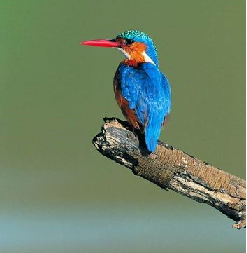
#> input picture BGR2HSI_BGR2HSV/1.jpg, 247 x 253 px
$ python hope.py
#> lines starting #> are read from the running program, lines starting #| are printed output that depends on the picture; after the words box and inside, x2 and y2 are one past the last pixel; in counts of white or black regions, pixels touching at a corner belong together
#> further down, rgb_img is the input picture: shape (253, 247, 3); mean B, G, R 103.5, 130.6, 110.3
import cv2
import numpy as np

def RGB2HSI(rgb_img):
    rgb_img = rgb_img.astype(float) / 255
    b, g, r = cv2.split(rgb_img)
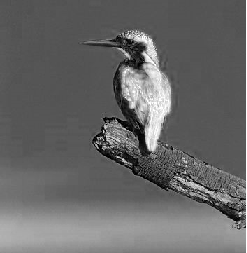
#> b: shape (253, 247) float64; min 0, max 1, mean 0.406
    numerator = 0.5 * ((r - g) + (r - b))
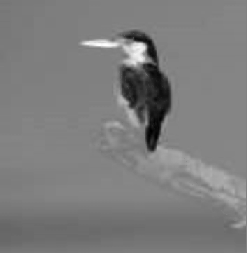
#> numerator: shape (253, 247) float64; min -0.788, max 0.763, mean -0.0265; drawn with min black and max white
    denominator = np.sqrt((r - g)**2 + (r - b) * (g - b))
    theta = np.arccos(numerator / (denominator + 1e-5))
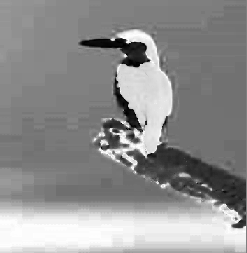
#> theta: shape (253, 247) float64; min 0.00626, max 3.14, mean 1.77; drawn with min black and max white
    h = theta.copy()
    h[b > g] = 2 * np.pi - h[b > g]
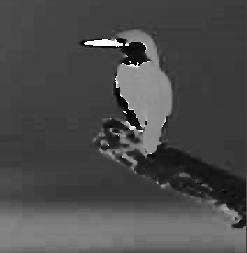
#> h: shape (253, 247) float64; 8.13% of pixels changed, all inside (x1, y1, x2, y2) = (0, 34, 240, 246); drawn with min black and max white
    h /= 2 * np.pi
    s = 1 - 3 * np.minimum(np.minimum(r, g), b) / (r + g + b + 1e-5)
    i = (r + g + b) / 3
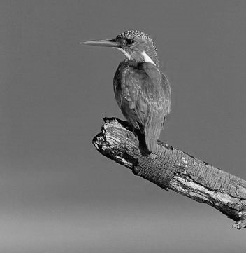
#> i: shape (253, 247) float64; min 0, max 1, mean 0.45
    hsi_img = cv2.merge((h, s, i))
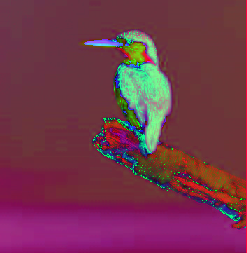
#> hsi_img: shape (253, 247, 3) float64; mean of channels 0, 1, 2 0.294, 0.215, 0.45; drawn as B, G, R
    hsi_img = (hsi_img * 255).astype(np.uint8)

    return hsi_img

def RGB2HSV(rgb_img):
    hsv_img = np.zeros_like(rgb_img, dtype=np.uint8)

    for i in range(rgb_img.shape[0]):
        for j in range(rgb_img.shape[1]):
            B = rgb_img[i, j, 0] / 255.0
            G = rgb_img[i, j, 1] / 255.0
            R = rgb_img[i, j, 2] / 255.0
            V = max(B, G, R)
            vmin = min(B, G, R)
            diff = V - vmin
            S = diff / (abs(V) + np.finfo(float).eps)
            diff = 60.0 / (diff + np.finfo(float).eps)
            if V == B:
                H = 240.0 + (R - G) * diff
            elif V == G:
                H = 120.0 + (B - R) * diff
            elif V == R:
                H = (G - B) * diff
            H = H + 360.0 if H < 0.0 else H
            hsv_img[i, j, 0] = int(H / 2)
            hsv_img[i, j, 1] = int(S * 255)
            hsv_img[i, j, 2] = int(V * 255)
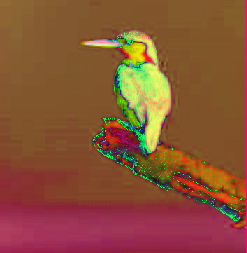
#> hsv_img: shape (253, 247, 3); mean B, G, R 52.8, 82.5, 136.5
    return hsv_img


rgb_img = cv2.imread('1.jpg', cv2.IMREAD_COLOR)
hsi_img = RGB2HSI(rgb_img)
hsv_img = RGB2HSV(rgb_img)
hsv_img_cv2 = cv2.cvtColor(rgb_img, cv2.COLOR_BGR2HSV)
#> hsv_img_cv2: shape (253, 247, 3); mean H, S, V 52.9, 83, 136.5

cv2.imshow("Origin", rgb_img)
cv2.imshow("HSI", hsi_img)
cv2.imshow("HSV", hsv_img)
cv2.imshow("HSV_cv2", hsv_img_cv2)
cv2.imwrite("HSI.jpg", hsi_img)
cv2.imwrite("HSV.jpg", hsv_img)
cv2.imwrite("HSV_cv2.jpg",hsv_img_cv2)
#cv2.cvtColor无法直接转换HSI，故无对比

cv2.waitKey()
cv2.destroyAllWindows()
